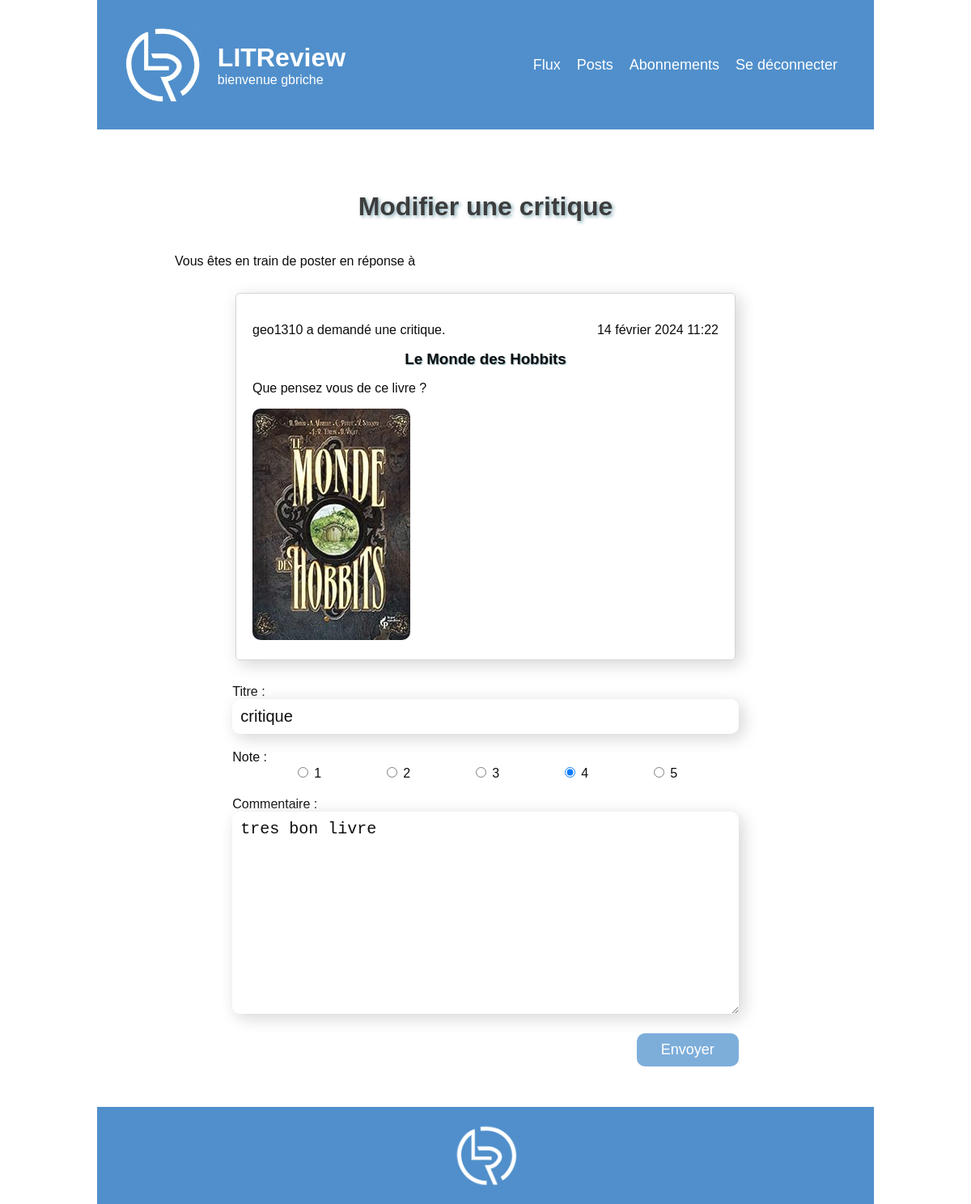
/review/3/edit (signed in), run on an earlier commit of the app's database.
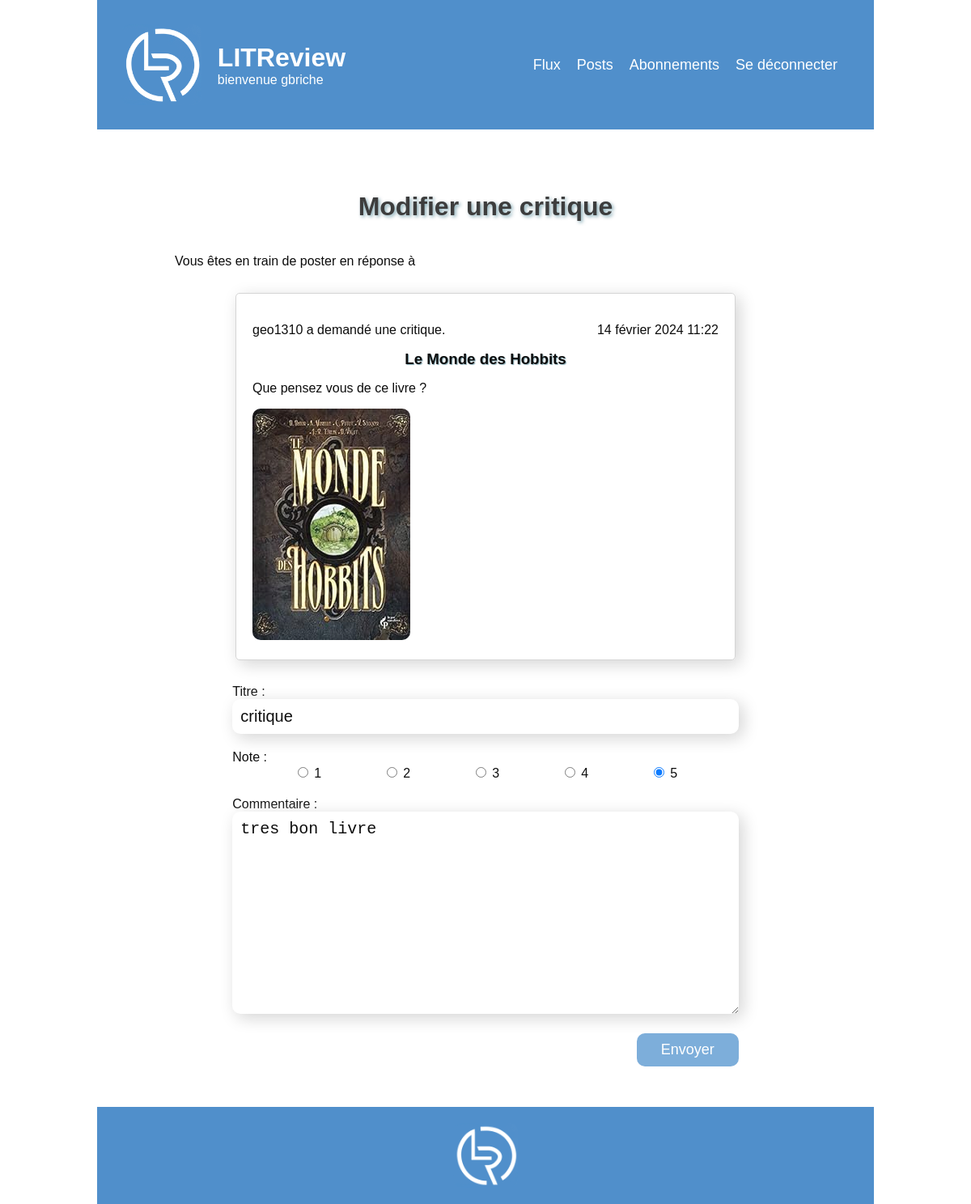
And on a later commit of the database.
### bookreview/models.py (models this page shows, shortened)
class Review(models.Model):
    ticket = models.ForeignKey(to=Ticket, on_delete=models.CASCADE)
    rating = models.PositiveSmallIntegerField(
        validators=[MinValueValidator(0), MaxValueValidator(5)], verbose_name="Note"
    )
    headline = models.CharField(max_length=128, verbose_name="Titre")
    body = models.TextField(max_length=8192, blank=True, verbose_name="Commentaire")
    user = models.ForeignKey(to=settings.AUTH_USER_MODEL, on_delete=models.CASCADE)
    time_created = models.DateTimeField(auto_now_add=True)

### bookreview/views.py (the view, shortened to what this page needs)
# urls.py: path('review/<int:review_id>/edit', bookreview.views.edit_review, name='edit_review'),
@login_required
def edit_review(request, review_id):
    review = get_object_or_404(Review, id=review_id)
    edit_form = ReviewForm(instance=review)
    ticket = review.ticket
    context = {
        "edit_form": edit_form,
        "ticket": ticket,
    }
    return render(request, "bookreview/edit_review.html", context=context)

### bookreview/forms.py
class ReviewForm(forms.ModelForm):
    class Meta:
        model = Review
        fields = ['headline', 'rating', 'body']
        widgets = {
            'rating': forms.RadioSelect(choices=[(1, '1'), (2, '2'), (3, '3'), (4, '4'), (5, '5')]),
        }

### bookreview/templates/bookreview/edit_review.html (shortened to what this page needs)
{% extends 'base.html' %}
{% block content %}
<div class="review-page base-page">
    <h2>Modifier une critique</h2>
    <div class="review-texte">Vous êtes en train de poster en réponse à</div>
    <div class="ticket-display">
        <div class="ticket-display-title">
            <p>{{ ticket.user }} a demandé une critique.</p>
            <p>{{ ticket.time_created}}</p>
        </div>
        <h3>{{ ticket.title }}</h3>
        <p>{{ ticket.description }}</p>
        <img src="{{ ticket.image.url }}" alt="{{ ticket.title }}" class="ticket-img">
        <br>
    </div>
    <form method="post" class="review-form">
    {% for field in edit_form.visible_fields %}
            <div class="form-field-ticket">
                {{ field.label_tag }}
                {{ field }}
            </div>
        {% endfor %}
        <div class="button-submit-right">
            <button type="submit" class="submit-button review-button">Envoyer</button>
        </div>
    </form>
</div>
{% endblock content %}

What changed in the data, as far as the page shows it:
changed Review "critique": rating "☐ 1 ☐ 2 ☐ 3 ☑ 4 ☐ 5" → "☐ 1 ☐ 2 ☐ 3 ☐ 4 ☑ 5"
